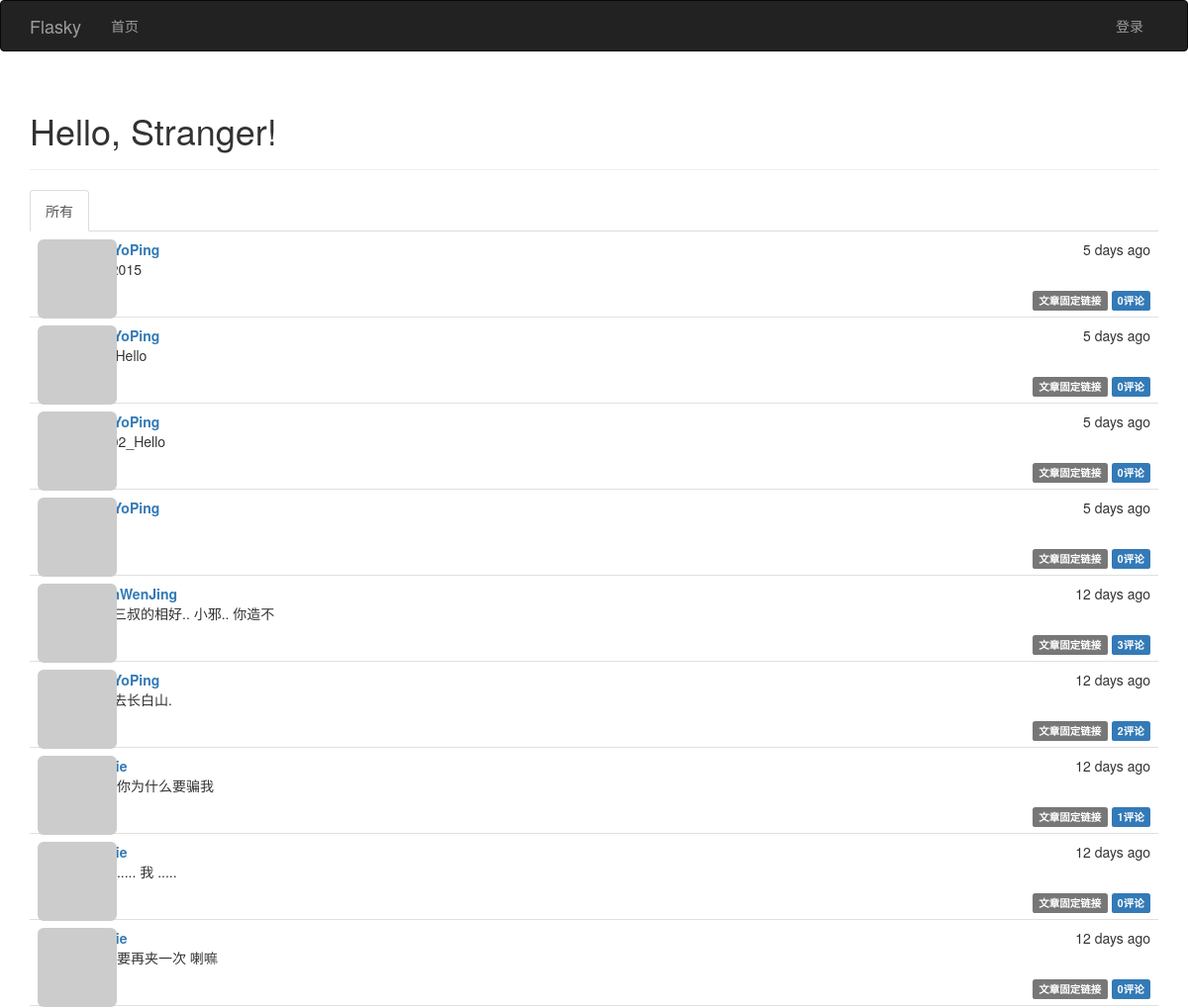
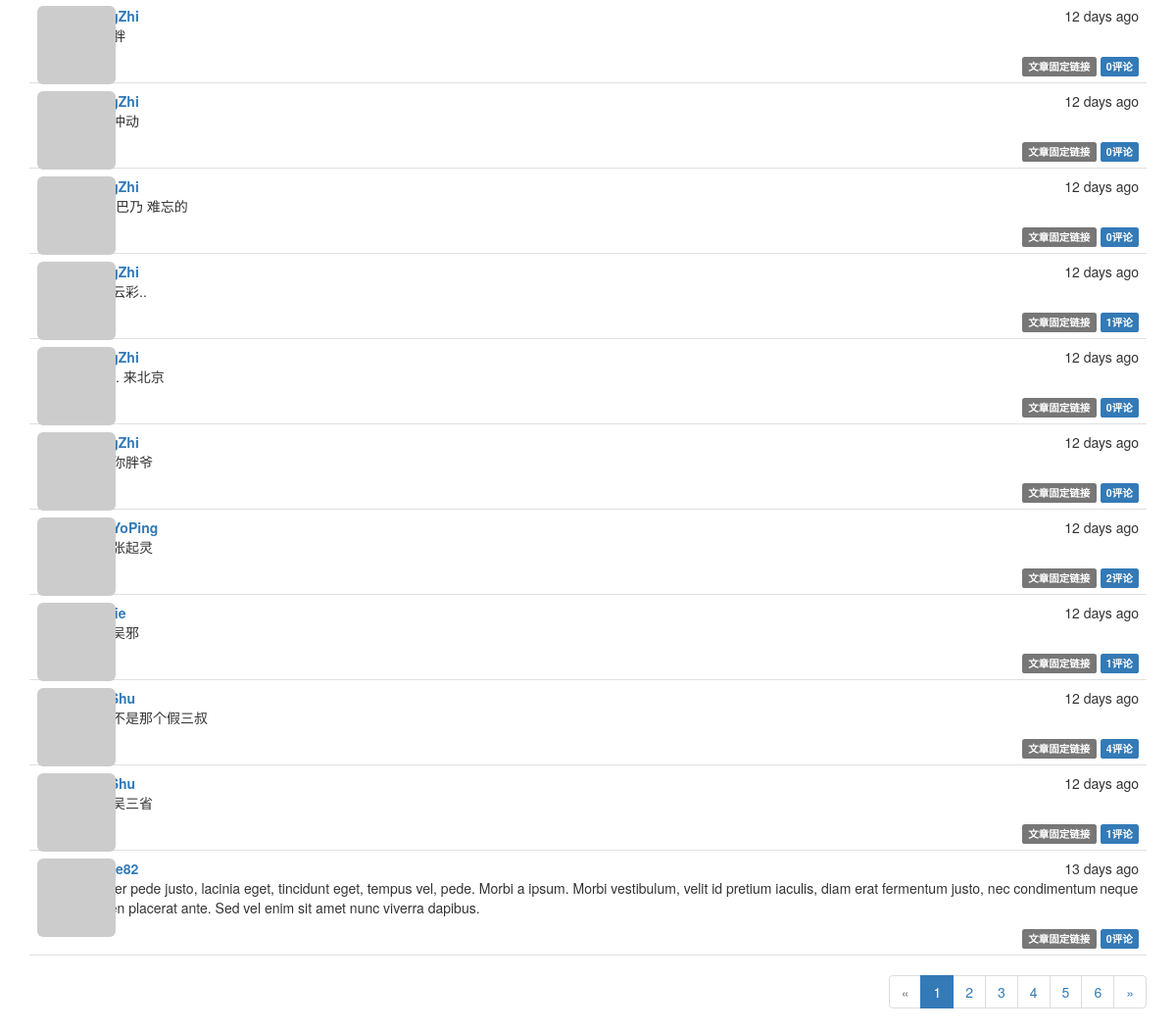
Before: / with the older database file (2 pictures, top to bottom).
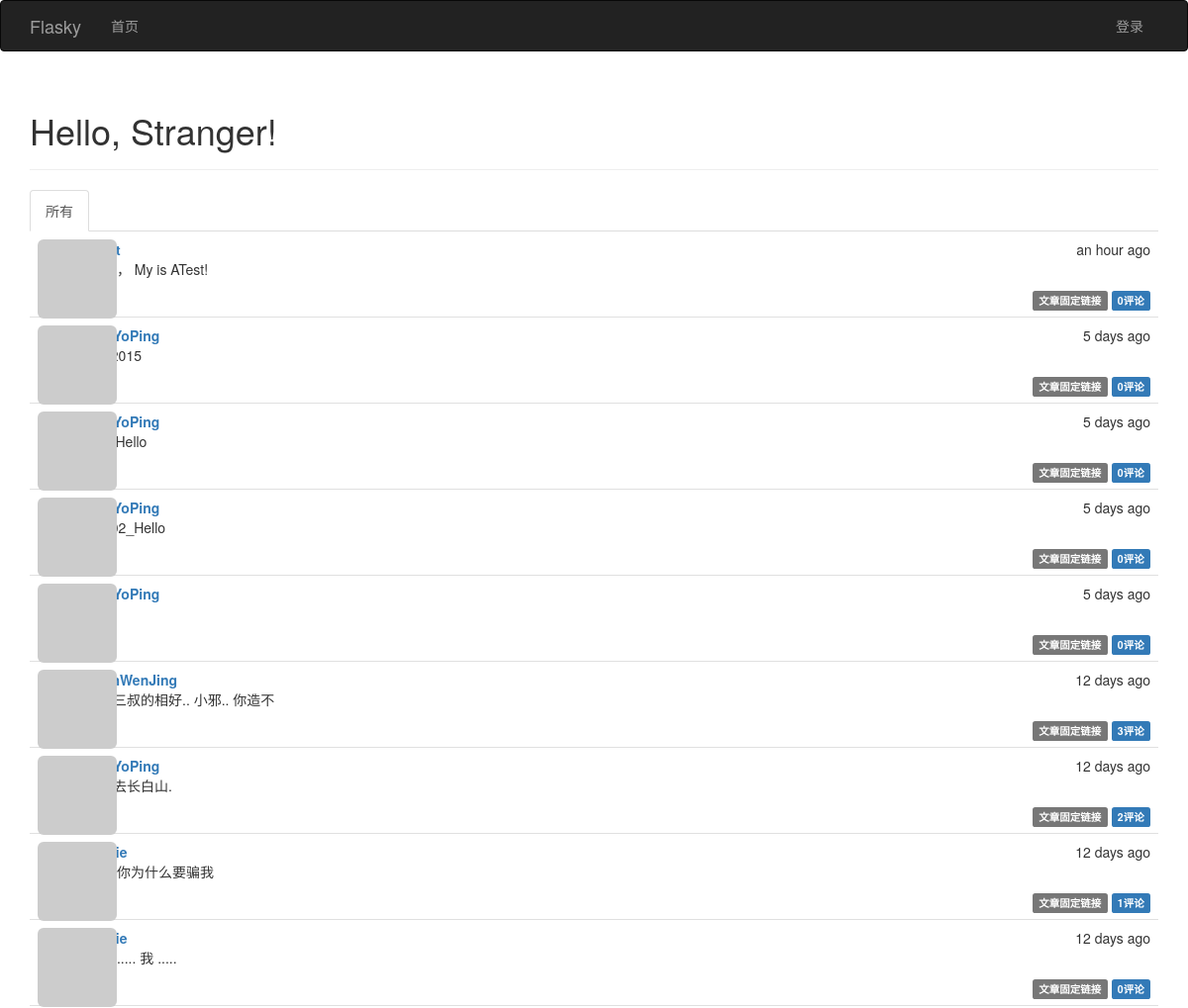
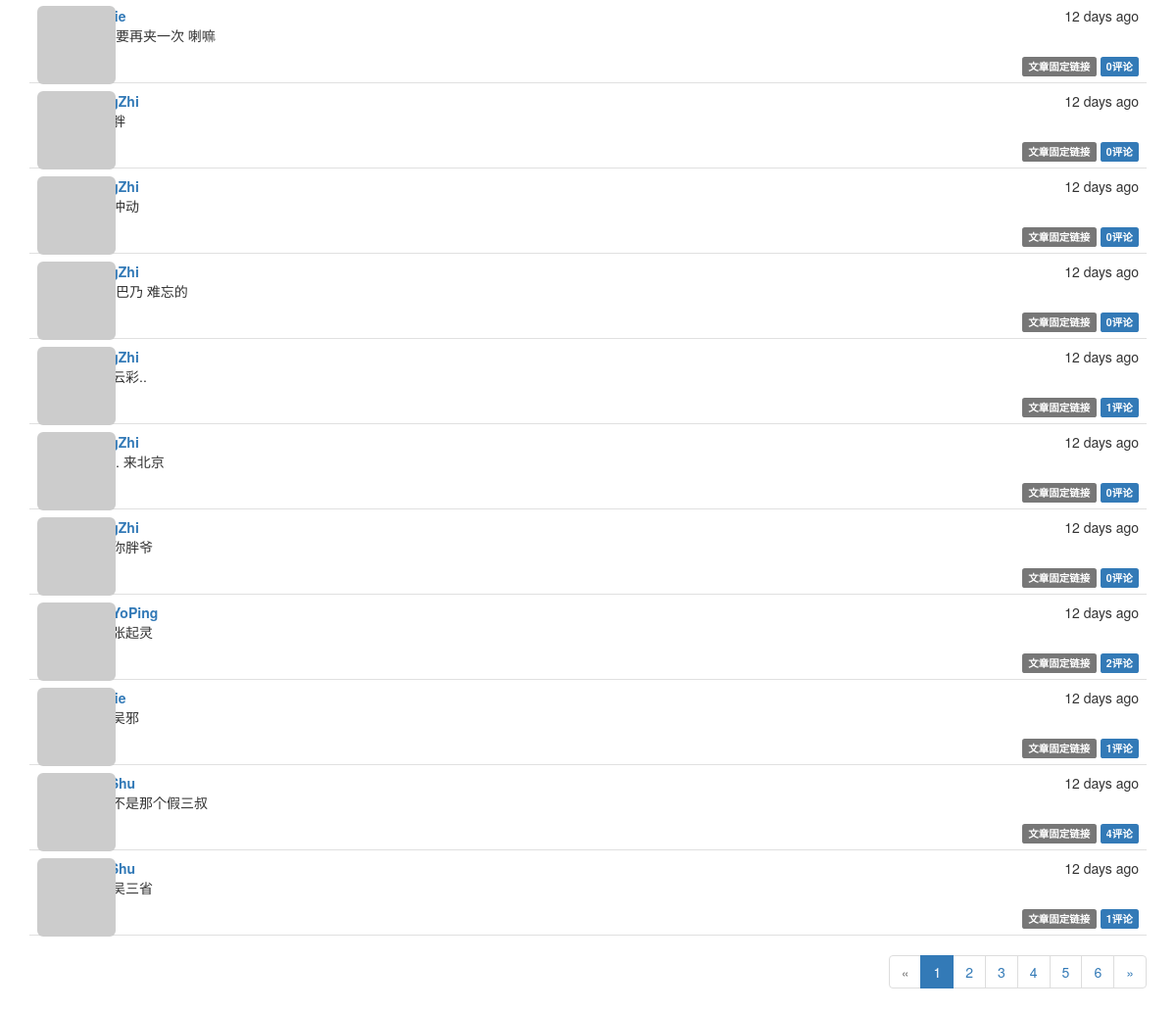
After: the same page with the newer database file (2 pictures, top to bottom).
### app/models.py (models this page shows, shortened)
class Post(db.Model):
              __tablename__ = 'posts'  #表名: posts
              id = db.Column(db.Integer, primary_key=True)  #列名： 文章id
              body = db.Column(db.Text)                     #列名:  文章内容
              timestamp = db.Column(db.DateTime, index=True, default=datetime.utcnow) #列名：时间戳
              author_id = db.Column(db.Integer, db.ForeignKey('users.id'))     #作者id 链接到users表的id
              body_html = db.Column(db.Text)      #列名: 博客文章HTML代码缓存（处理Markdown文本）
              comments = db.relationship('Comment', backref='post', lazy='dynamic')
              ''' 使用: python manage.py shell
                        Post.generate_fake(100)
              '''

class User(UserMixin, db.Model):
              __tablename__ = 'users'                                       #表名 users
              id = db.Column(db.Integer, primary_key=True)                  #列名 id
              email = db.Column(db.String(64), unique=True, index=True)     #列名 email （用户使用电子邮件进行登录）
              username = db.Column(db.String(64), unique=True, index=True)  #列名 username
              role_id = db.Column(db.Integer, db.ForeignKey('roles.id'))
              password_hash = db.Column(db.String(128))                     #列名: 密码哈希散列
              confirmed = db.Column(db.Boolean, default=False)              #列名: 注册用户确认 (1表示已验证, 0表示没有验证)
              name = db.Column(db.String(64))                               #列名: 真实姓名
              location = db.Column(db.String(64))                           #列名: 所在地
              about_me = db.Column(db.Text())                               #列名: 自我介绍
              member_since = db.Column(db.DateTime(), default=datetime.utcnow)  #列名: 注册日期
              last_seen = db.Column(db.DateTime(), default=datetime.utcnow)     #列名: 最后访问日期
              avatar_hash = db.Column(db.String(32))  #Gravatar头像生成的MD5值
              posts = db.relationship('Post', backref='author', lazy='dynamic') #外链到posts文章表
              followed = db.relationship('Follow',
                                         foreign_keys=[Follow.follower_id],             #foreign_keys参数指定外键,防止外键间的歧义
                                         backref=db.backref('follower', lazy='joined'), #lazy='joined'  加载记录,但使用联结
                                         lazy='dynamic',                                #lazy='dynamic' 不加载记录，但提供加载记录的查询
                                         cascade='all, delete-orphan')                  #启用所有默认层叠选项,而且删除孤儿记录
              followers = db.relationship('Follow',
                                          foreign_keys=[Follow.followed_id],
                                          backref=db.backref('followed', lazy='joined'),
                                          lazy='dynamic',
                                          cascade='all, delete-orphan')
              comments = db.relationship('Comment', backref='author', lazy='dynamic')
              @property  #@property作用是将方法函数变成了属性
              def password(self):
                            '''  password的只读属性(如果试图读取password属性的值,则会返回错误)  '''
                            raise AttributeError('password is not a readable attribute')
              def gravatar(self, size=100, default='identicon', rating='g'):
                            if request.is_secure:
                                          url = 'https://secure.gravatar.com/avatar'
                            else:
                                          url = 'http://www.gravatar.com/avatar'
                            hash = self.avatar_hash or hashlib.md5(self.email.encode('utf-8')).hexdigest()
                            return '{url}/{hash}?s={size}&d={default}&r={rating}'.format(url=url, hash=hash, size=size, default=default, rating=rating)
              ''' 使用: python manage.py shell
                       User.generate_fake(100)
              '''

### app/main/views.py (the view)
@main.route('/', methods=['GET', 'POST'])
def index():
    form = PostForm()
    if current_user.can(Permission.WRITE_ARTICLES) and form.validate_on_submit():
        post = Post(body=form.body.data, author=current_user._get_current_object())
        db.session.add(post)
        return redirect(url_for('.index'))
    page = request.args.get('page', 1, type=int)
    show_followed = False  #默认显示所有文章
    if current_user.is_authenticated():
        show_followed = bool(request.cookies.get('show_followed', ''))
    if show_followed:
        query = current_user.followed_posts #限制只显示所关注用户的文章
    else:
        query = Post.query  #显示所有文章
    pagination = query.order_by(Post.timestamp.desc()).paginate(page, per_page=current_app.config['FLASKY_POSTS_PER_PAGE'], error_out=False)
    posts = pagination.items
    return render_template('index.html', form=form, posts=posts, show_followed=show_followed, pagination=pagination)

### app/auth/views.py (called while the page is built)
@auth.before_app_request
def before_request():
              ''' 2.更新已登录用户的访问时间 '''
              if current_user.is_authenticated():
                            current_user.ping()   #更新已登录用户的访问时间
                            if not current_user.confirmed \
                               and request.endpoint[:5] != 'auth.' \
                               and request.endpoint != 'static':
                                          return redirect(url_for('auth.unconfirmed'))

### app/main/__init__.py (called while the page is built)
@main.app_context_processor
def inject_permissions():
              return dict(Permission=Permission)

### app/main/views.py (called while the page is built)
@main.after_app_request
def after_request(response):
    for query in get_debug_queries():
        if query.duration >= current_app.config['FLASKY_SLOW_DB_QUERY_TIME']:
            current_app.logger.warning(
                'Slow query: %s\nParameters: %s\nDuration: %fs\nContext: %s\n'
                % (query.statement, query.parameters, query.duration,
                   query.context))
    return response

### app/models.py (called while the page is built)
              def can(self, permissions):
                            return False

              def is_administrator(self):
                            return False

### app/templates/index.html (shortened to what this page needs)
{% extends "base.html" %}
{% import "bootstrap/wtf.html" as wtf %}
{% import "_macros.html" as macros %}
{% block page_content %}
<div class="page-header">
    <h1>Hello, {% if current_user.is_authenticated() %}{{ current_user.username }}{% else %}Stranger{% endif %}!</h1>
</div>
<div class="post-tabs">
    <ul class="nav nav-tabs">
        <li{% if not show_followed %} class="active"{% endif %}><a href="{{ url_for('.show_all') }}">所有</a></li>
    </ul>
    {% include '_posts.html' %}
</div>
{% if pagination %}
<div class="pagination">
    {{ macros.pagination_widget(pagination, '.index') }}
</div>
{% endif %}
{% endblock %}

### app/templates/base.html (shortened to what this page needs)
{%  extends "bootstrap/base.html" %}
{% block head %}
{{ super() }}
<link rel="stylesheet" type="text/css" href="{{ url_for('static', filename='styles.css') }}">
{% endblock %}
{% block navbar %}
<div class="navbar navbar-inverse" role="navigation">
              <div class="container">
                            <div class="navbar-header">
                                          <a  class="navbar-brand" href="{{ url_for('main.index') }}">Flasky</a>
                            </div>
                            <div class="navbar-collapse collapse">
                                          <ul class="nav navbar-nav">
                                                        <li><a href="{{ url_for('main.index') }}">首页</a></li>
                                          </ul>
                                          <ul class="nav navbar-nav navbar-right">
                                           {% if current_user.is_authenticated() %}
                                           <li class="dropdown">
                                           <a href="#" class="dropdown-toggle" data-toggle="dropdown">账户<b class="caret"></b></a>
                                           <ul class="dropdown-menu">
                                                <li> <a href="{{ url_for('auth.change_password') }}">更改密码 </a> </li>
                                                <li> <a href="{{ url_for('auth.change_email_request') }}">更改邮件地址 </a> </li>
                                                <li> <a href="{{ url_for('auth.logout') }}">退出</a> </li>
                                            <ul>
                                           </li>
                                           {% else %}
                                           <li> <a href="{{ url_for('auth.login')}}">登录</a> </li>
                                           {% endif %}
                                          </ul>
                            </div>
              </div>
</div>
{% endblock %}
{% block content %}
<div class="container">
              {% block page_content %} {%  endblock %}
</div>
{% endblock %}

### app/templates/_macros.html
{% macro pagination_widget(pagination, endpoint, fragment='') %}
<ul class="pagination">
    <li{% if not pagination.has_prev %} class="disabled"{% endif %}>
        <a href="{% if pagination.has_prev %}{{ url_for(endpoint, page=pagination.prev_num, **kwargs) }} {{ fragment}} {% else %}#{% endif %}">
            &laquo;
        </a>
    </li>
    {% for p in pagination.iter_pages() %}
        {% if p %}
            {% if p == pagination.page %}
            <li class="active">
                <a href="{{ url_for(endpoint, page = p, **kwargs) }} {{ fragment}}">{{ p }}</a>
            </li>
            {% else %}
            <li>
                <a href="{{ url_for(endpoint, page = p, **kwargs) }} {{ fragment}}">{{ p }}</a>
            </li>
            {% endif %}
        {% else %}
        <li class="disabled"><a href="#">&hellip;</a></li>
        {% endif %}
    {% endfor %}
    <li{% if not pagination.has_next %} class="disabled"{% endif %}>
        <a href="{% if pagination.has_next %}{{ url_for(endpoint, page=pagination.next_num, **kwargs) }}{{fragment}}{% else %}#{% endif %}">
            &raquo;
        </a>
    </li>
</ul>
{% endmacro %}

### app/templates/_posts.html (shortened to what this page needs)
<ul class="posts">
{% for post in posts %}
<li class="post">
   <div class="post-thumbnail">
      <a href="{{ url_for('.user', username=post.author.username) }}">
      <img class="img-rounded profile-thumbnail" src="{{ post.author.gravatar(size=40) }}">
      </a>
   </div>
  <div class="post-content">
    <div class="post-date">{{ moment(post.timestamp).fromNow() }}</div>
    <div class="post-author"><a href="{{ url_for('.user', username=post.author.username) }}">{{ post.author.username }}</a></div>
    <div class="post-body">
    {% if post.body_html %}
        {{ post.body_html | safe }}
    {% else %}
        {{ post.body }}
    {% endif %}
    </div>
    <div class="post-footer">
    <a href="{{ url_for('.post', id=post.id) }}">
    <span class="label label-default">文章固定链接</span>
    </a>
    <a href="{{ url_for('.post', id=post.id) }}#comments">
    <span class="label label-primary">{{ post.comments.count()}}评论</span>
    </a>
    </div>
  </div>
</li>
{% endfor %}
</ul>

### app/static/styles.css (style rules this page uses)
.profile-thumbnail { position: absolute; }
ul.posts { list-style-type: none; padding: 0px; margin: 16px 0px 0px 0px; border-top: 1px solid #e0e0e0; }
ul.posts li.post { padding: 8px; border-bottom: 1px solid #e0e0e0; }
div.post-date { float: right; }
div.post-author { font-weight: bold; }
div.post-thumbnail { position: absolute; }
div.post-content { margin-left: 48px; min-height: 48px; }
div.post-footer { text-align: right; }
div.pagination { width: 100%; text-align: right; padding: 0px; margin: 0px; }
div.post-tabs { margin-top: 16px; }
div.post-tabs ul.posts { margin: 0px; border-top: none; }

Changed rows visible on the page:
no longer on this page (row unchanged): Post: timestamp "13 days ago", body_html "Integer pede justo, lacinia eget, tincidunt eget, tempus vel, pede. Morbi a ipsum. Morbi vestibulum, velit id pretium iaculis, diam erat fermentum justo, nec condimentum neque sapien placerat ante. Sed vel enim sit amet nunc viverra dapibus.", comments.count "0"
added Post: timestamp "an hour ago", body_html "Hello， My is ATest!", comments.count "0"
